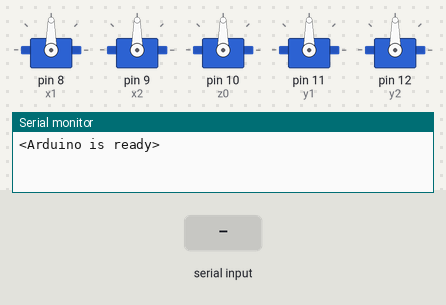
Bench run of a sketch on a simulated Arduino Uno, built with avr-gcc and run on an emulated ATmega328P. Parts: 5 × servo, the last lines printed to the serial monitor. Inputs (shaded band) come from the test bench.

Above: at 1.2 s.
1.3 s: "90,45\n" received over Serial
At 2.7 s:
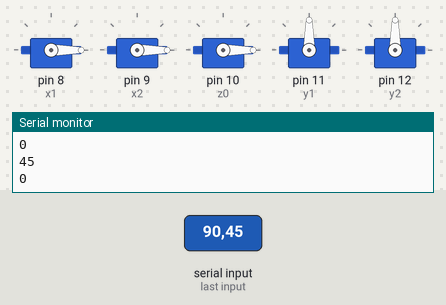
Timing chart, 0 to 4.3 s (numbered marks = the images above; inputs shaded):
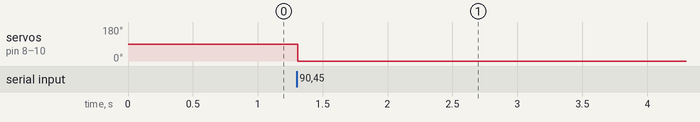

Measured:
- after the input at 1.3 s, servo on pin 8 (x1), servo on pin 9 (x2), servo on pin 10 (z0): 90° → 0° at once

The sketch:

Test1.ino
```cpp
#include <Servo.h>

Servo x1;
Servo x2;
Servo y1;
Servo y2;
Servo z0;

const byte numChars = 32;
char receivedChars[numChars];   // an array to store the received data
int x;  // forward/back axis
int y; // left/right axis
int z; // Up/down Axis

boolean newData = false;
boolean parsedData = false;

void setup() {
    Serial.begin(9600);
    Serial.println("<Arduino is ready>");
    x1.attach(8,1000,2000);
    x2.attach(9,1000,2000);
    z0.attach(10,1000,2000);
    y1.attach(11,1000,2000);
    y2.attach(12,1000,2000);

}

void loop() {
    recvWithEndMarker();
    parseRX();
    updateXZProp();
}

void recvWithEndMarker() {
    static byte ndx = 0;
    char endMarker = '\n';
    char rc;

    while (Serial.available() > 0 && newData == false) {
        rc = Serial.read();

        if (rc != endMarker) {
            receivedChars[ndx] = rc;
            ndx++;
            if (ndx >= numChars) {
                ndx = numChars - 1;
            }
        }
        else {
            receivedChars[ndx] = '\0'; // terminate the string
            ndx = 0;
            newData = true;
        }
    }
}

void parseRX() {
  if (newData == true) {
    sscanf(receivedChars,"%*c %d %*c %d %*c %d",&x,&y,&z);
    newData = false;
    parsedData = true;
  }
}

void updateXZProp() {
    if (parsedData == true) {
        int xRX = x;
        int yRX = y;
        int zRX = z;
        Serial.println(x);
        Serial.println(y);
        Serial.println(z);
        x1.write(xRX);
        x2.write(xRX);
        z0.write(zRX);
        parsedData = false;
    }
}
```
